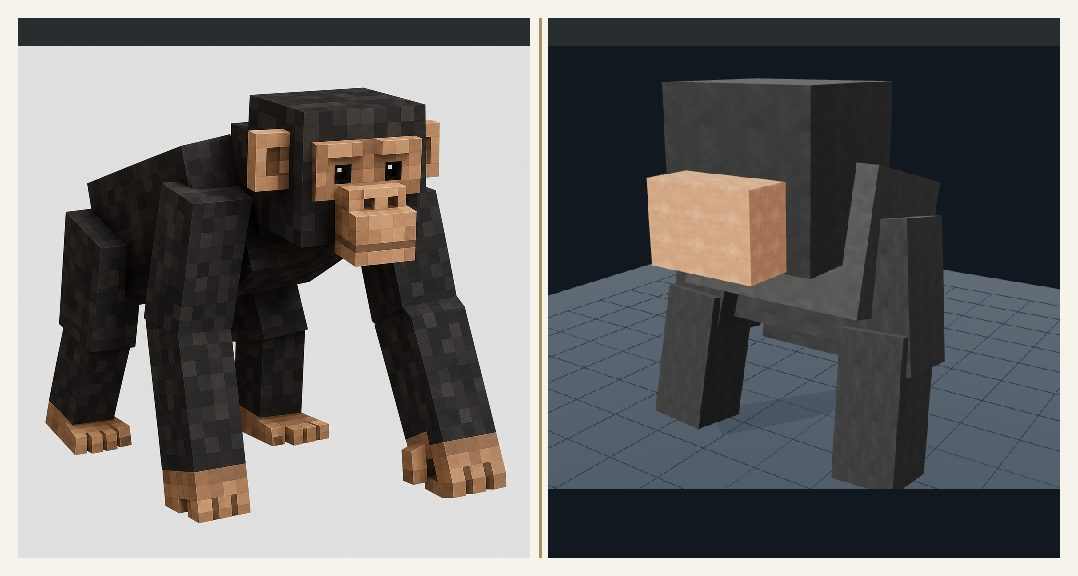
#> input picture examples/chimpanzee/lane3/reviews/blockout-comparison.jpg, 1078 x 576 px
$ python -i img2blockbench.py   (imports and definitions only)
#> lines starting #> are read from the running program, lines starting #| are printed output that depends on the picture
#!/usr/bin/env python3
"""Deterministic compiler for agent-authored Minecraft model specifications."""

from __future__ import annotations

import argparse
import base64
import hashlib
import io
import json
import math
import os
import re
import sys
import uuid
import zipfile
from collections import Counter
from pathlib import Path
from typing import Any

from PIL import Image


VERSION = "0.1.0"
SCHEMA_VERSION = 1
FACES = ("north", "east", "south", "west", "up", "down")
FACE_AXES = {
    "east": (0, 2, 1, 1),
    "west": (0, 2, 1, -1),
    "up": (1, 0, 2, 1),
    "down": (1, 0, 2, -1),
    "south": (2, 0, 1, 1),
    "north": (2, 0, 1, -1),
}
PATTERNS = {"solid", "dither", "stripes", "spots", "gradient"}
ID_RE = re.compile(r"^[a-z0-9][a-z0-9_-]{0,63}$")
HEX_RE = re.compile(r"^#[0-9a-fA-F]{6}$")
SHA_RE = re.compile(r"^[0-9a-f]{64}$")
NAMESPACE = uuid.UUID("ea6903e8-4e53-4fc1-9713-a6f1937a9c03")


class ModelSpecError(ValueError):
    """Raised when a model specification or generated model is invalid."""


# [15 lines left out: functions read_json, write_json, not called in this run]


def sha256_bytes(data: bytes) -> str:
    return hashlib.sha256(data).hexdigest()


def sha256_file(path: Path) -> str:
    return sha256_bytes(path.read_bytes())


def stable_uuid(*parts: str) -> str:
    return str(uuid.uuid5(NAMESPACE, "/".join(parts)))


# [6 lines left out: function finite_number, not called in this run]


def require(condition: bool, message: str, errors: list[str]) -> None:
    if not condition:
        errors.append(message)


# [340 lines left out: functions valid_vector, validate_spec, validated_spec, resolve_reference_path, not called in this run]


def image_probe(image_path: Path) -> dict[str, Any]:
    try:
        with Image.open(image_path) as source:
#> source is the input picture: PIL image 1078x576 RGB; mean R, G, B 114.3, 113.3, 112.8
            image = source.convert("RGBA")
            width, height = image.size
#> width = 1078; height = 576
            has_alpha = image.getextrema()[3][0] < 255
#> has_alpha = False
            thumbnail = image.convert("RGB")
            thumbnail.thumbnail((128, 128), Image.Resampling.LANCZOS)
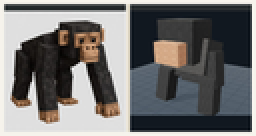
#> thumbnail: PIL image 128x68 RGB (shown 2 times larger); mean R, G, B 114.3, 113.4, 112.8
            palette = thumbnail.quantize(
                colors=8,
                method=Image.Quantize.MAXCOVERAGE,
                dither=Image.Dither.NONE,
            ).convert("RGB")
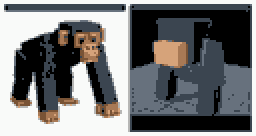
#> palette: PIL image 128x68 RGB (shown 2 times larger); mean R, G, B 116.1, 116.8, 117.9
            palette_data = (
                palette.get_flattened_data()
                if hasattr(palette, "get_flattened_data")
                else palette.getdata()
            )
            common = Counter(palette_data).most_common(8)
#> common = [((249, 250, 249), 2633), ((0, 0, 0), 2280), ((59, 69, 80), 2040), ((103, 113, 125), 956), ((168, 121, 85), 224), ((182, 182, 181), 204), ((214, 163, 122), 185), ((121, 83, 53), 182)]
    except (FileNotFoundError, OSError) as exc:
        raise ModelSpecError(f"cannot read image {image_path}: {exc}") from exc
    return {
#> (the run stopped early here; a loop or call above may not have finished)
